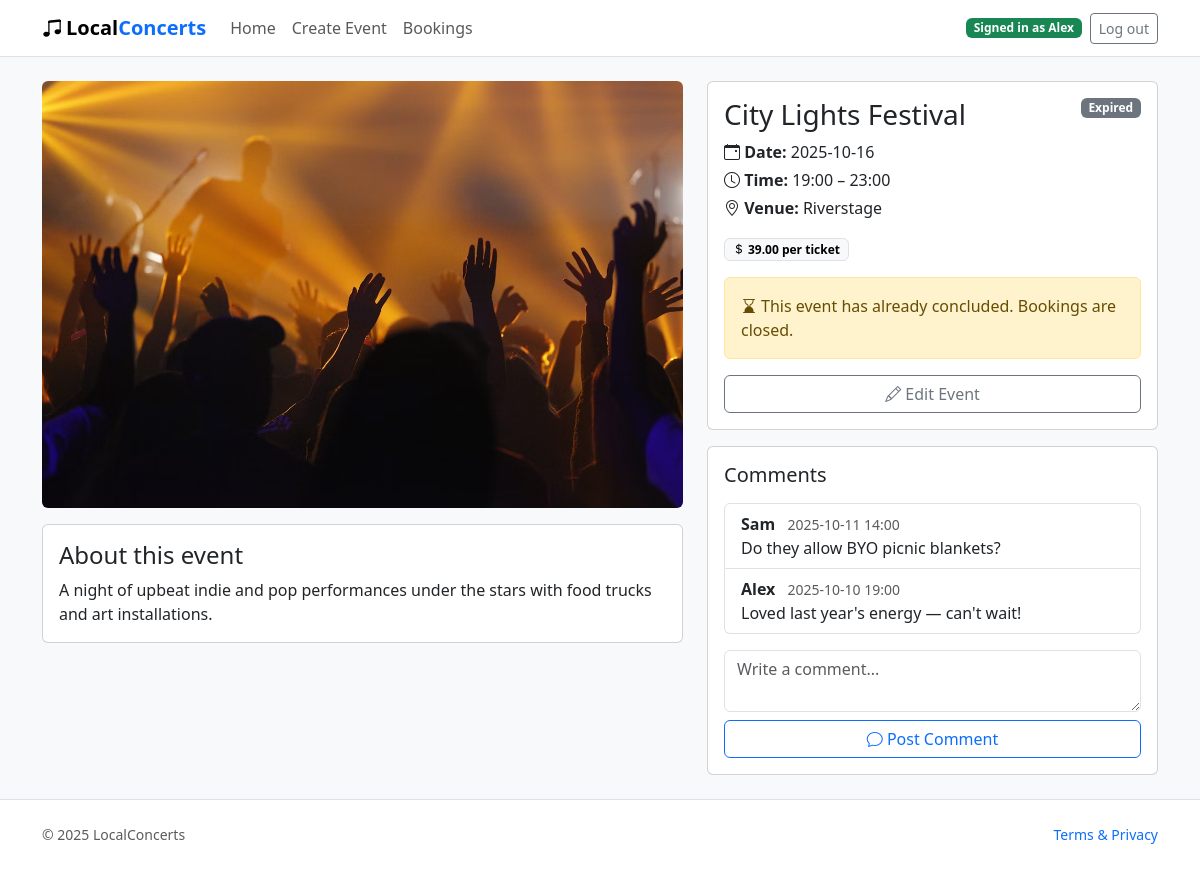
The app's page /events/1 (signed in) with its own data.
### website/models.py (models this page shows)
class User(db.Model, UserMixin):
    id = db.Column(db.Integer, primary_key=True)
    name = db.Column(db.String(80), unique=True, nullable=False)
    email = db.Column(db.String(120), unique=True, nullable=False)
    password_hash = db.Column(db.String(255), nullable=False)
    orders = db.relationship('Order', back_populates='user', cascade='all, delete-orphan')
    comments = db.relationship('Comment', back_populates='user', cascade='all, delete-orphan')

class Event(db.Model):
    id = db.Column(db.Integer, primary_key=True)
    title = db.Column(db.String(150), nullable=False)
    venue = db.Column(db.String(150), nullable=False)
    description = db.Column(db.Text, nullable=False)
    start_time = db.Column(db.DateTime, nullable=False)
    end_time = db.Column(db.DateTime, nullable=False)
    price = db.Column(db.Numeric(10, 2), nullable=False, default=0)
    status = db.Column(db.String(40), nullable=False, default='Open')
    category = db.Column(db.String(60))
    image_url = db.Column(db.String(255))
    comments = db.relationship('Comment', back_populates='event', cascade='all, delete-orphan')
    orders = db.relationship('Order', back_populates='event', cascade='all, delete-orphan')
    @property
    def is_expired(self) -> bool:
        reference = self.end_time or self.start_time
        if reference is None:
            return False
        return reference < datetime.utcnow()
    @property
    def display_status(self) -> str:
        base_status = (self.status or '').strip()
        if self.is_expired and base_status.lower() not in {'cancelled', 'expired'}:
            return 'Expired'
        return base_status or 'Open'

class Comment(db.Model):
    id = db.Column(db.Integer, primary_key=True)
    body = db.Column(db.Text, nullable=False)
    created_at = db.Column(db.DateTime, nullable=False, default=datetime.utcnow)
    user_id = db.Column(db.Integer, db.ForeignKey('user.id'), nullable=False)
    event_id = db.Column(db.Integer, db.ForeignKey('event.id'), nullable=False)
    user = db.relationship('User', back_populates='comments')
    event = db.relationship('Event', back_populates='comments')

### website/views.py (the view)
@main_bp.route('/events/<int:event_id>')
def event(event_id: int):
    event = db.session.get(Event, event_id)
    if event is None:
        abort(404)
    booking_form = BookingForm()
    image_url = event.image_url
    if image_url:
        if image_url.startswith(('http://', 'https://')):
            resolved_image_url = image_url
        else:
            normalized_path = image_url.lstrip('/')
            if normalized_path.startswith('static/'):
                normalized_path = normalized_path[len('static/'):]
            resolved_image_url = url_for('static', filename=normalized_path)
    else:
        resolved_image_url = url_for('static', filename='img/hero1.jpg')
    return render_template('event.html', event=event, event_image_url=resolved_image_url, booking_form=booking_form)

### website/forms.py
class BookingForm(FlaskForm):
    quantity = SelectField(
        "Tickets",
        choices=[(1, "1"), (2, "2"), (3, "3"), (4, "4"), (5, "5"), (6, "6"), (7, "7"), (8, "8")],
        coerce=int,
        validators=[InputRequired()],
    )
    submit = SubmitField("Book Now")

### website/templates/event.html (shortened to what this page needs)
<!doctype html>
<html lang="en">
<head>
  <link href="https://cdn.jsdelivr.net/npm/bootstrap@5.3.3/dist/css/bootstrap.min.css" rel="stylesheet"/>
  <link href="https://cdn.jsdelivr.net/npm/bootstrap-icons@1.11.3/font/bootstrap-icons.css" rel="stylesheet"/>
  <link rel="stylesheet" href="{{ url_for('static', filename='style/styles.css') }}"/>
</head>
<body>
  <nav class="navbar navbar-expand-lg bg-white border-bottom">
    <div class="container">
      <a class="navbar-brand fw-bold" href="{{ url_for('main.index') }}"><i class="bi bi-music-note-beamed me-1"></i>Local<span>Concerts</span></a>
      <div class="collapse navbar-collapse" id="navMain">
        <ul class="navbar-nav me-auto">
          <li class="nav-item"><a class="nav-link" href="{{ url_for('main.index') }}">Home</a></li>
          <li class="nav-item"><a class="nav-link" href="{{ url_for('main.create_event') }}">Create Event</a></li>
          <li class="nav-item"><a class="nav-link" href="{{ url_for('main.bookings') }}">Bookings</a></li>
        </ul>
        <div class="ms-3 d-flex align-items-center gap-2">
          {% if current_user.is_authenticated %}
            <span class="badge text-bg-success">Signed in as {{ current_user.name }}</span>
            <a class="btn btn-outline-secondary btn-sm" href="{{ url_for('auth.logout') }}">Log out</a>
          {% endif %}
        </div>
      </div>
    </div>
  </nav>
  <main class="container py-4">
    <div class="row g-4">
      <div class="col-lg-7">
        <img src="{{ event_image_url }}" alt="{{ event.title }}" class="img-fluid rounded mb-3 w-100">
        <div class="card">
          <div class="card-body">
            <h4 class="card-title">About this event</h4>
            <p class="mb-0">{{ event.description }}</p>
          </div>
        </div>
      </div>
      <div class="col-lg-5">
        <div class="card">
          <div class="card-body">
            <div class="d-flex justify-content-between align-items-start mb-2">
              <h3 class="mb-0">{{ event.title }}</h3>
              {% set status_label = event.display_status %}
              {% if status_label %}
              {% set status_lower = status_label|lower %}
              {% set badge_class = 'secondary' %}
              {% if 'open' in status_lower %}
                {% set badge_class = 'success' %}
              {% elif 'sold' in status_lower %}
                {% set badge_class = 'danger' %}
              {% elif 'cancel' in status_lower %}
                {% set badge_class = 'dark' %}
              {% elif 'expired' in status_lower %}
                {% set badge_class = 'secondary' %}
              {% endif %}
              <span class="badge text-bg-{{ badge_class }}">{{ status_label }}</span>
              {% endif %}
            </div>
            <p class="mb-1"><i class="bi bi-calendar-event"></i> <strong>Date:</strong> {{ event.start_time.strftime('%Y-%m-%d') if event.start_time else 'TBA' }}</p>
            <p class="mb-1"><i class="bi bi-clock"></i> <strong>Time:</strong>
              {% if event.start_time and event.end_time %}
                {{ event.start_time.strftime('%H:%M') }} – {{ event.end_time.strftime('%H:%M') }}
              {% else %}
                TBA
              {% endif %}
            </p>
            <p class="mb-3"><i class="bi bi-geo-alt"></i> <strong>Venue:</strong> {{ event.venue }}</p>
            <div class="mb-3"><span class="badge text-bg-light border"><i class="bi bi-currency-dollar"></i> {{ '{:.2f}'.format(event.price) if event.price is not none else '0.00' }} per ticket</span></div>
            {% if event.is_expired %}
              <div class="alert alert-warning mb-0" role="alert">
                <i class="bi bi-hourglass-bottom me-1"></i>This event has already concluded. Bookings are closed.
              </div>
            {% endif %}
            {% if current_user.is_authenticated %}
              <a href="{{ url_for('main.edit_event', event_id=event.id) }}" class="btn btn-outline-secondary w-100 mt-3">
                <i class="bi bi-pencil"></i> Edit Event
              </a>
            {% endif %}
          </div>
        </div>
        <div class="card mt-3">
          <div class="card-body">
            <h5 class="card-title mb-3">Comments</h5>
            <ul class="list-group mb-3">
              {% set ordered_comments = event.comments | sort(attribute='created_at', reverse=True) %}
              {% if ordered_comments %}
                {% for comment in ordered_comments %}
                  <li class="list-group-item">
                    <strong>{{ comment.user.name if comment.user else 'Guest' }}</strong>
                    <small class="text-muted ms-2">{{ comment.created_at.strftime('%Y-%m-%d %H:%M') if comment.created_at else '' }}</small>
                    <div>{{ comment.body }}</div>
                  </li>
                {% endfor %}
              {% else %}
                <li class="list-group-item text-muted">No comments yet.</li>
              {% endif %}
            </ul>
            <form class="d-grid gap-2" action="#">
              <textarea class="form-control" rows="2" placeholder="Write a comment..." required></textarea>
              <button class="btn btn-outline-primary" type="submit"><i class="bi bi-chat"></i> Post Comment</button>
              </form>
          </div>
        </div>
      </div>
    </div>
  </main>
  <footer class="py-4 bg-white border-top">
    <div class="container d-flex justify-content-between align-items-center">
      <span class="text-muted small">&copy; <span>2025</span> LocalConcerts</span>
      <a class="small text-decoration-none" href="#">Terms & Privacy</a>
    </div>
  </footer>
</body>
</html>

### website/static/style/styles.css (style rules this page uses)
:root { --brand-accent: #0d6efd; }
body { background: #f8f9fa; }
.navbar-brand span { color: var(--brand-accent); font-weight: 700; }

### records on screen
User: name "Alex"
Event: description "A night of upbeat indie and pop performances under the stars with food trucks and art installations.", title "City Lights Festival", start_time "2025-10-16", start_time "19:00", end_time "23:00", venue "Riverstage", price "39.00"
Comment: user "Sam", created_at "2025-10-11 14:00", body "Do they allow BYO picnic blankets?"
Comment: user "Alex", created_at "2025-10-10 19:00", body "Loved last year's energy — can't wait!"

### other values on screen
{{ status_label }} "Expired"
